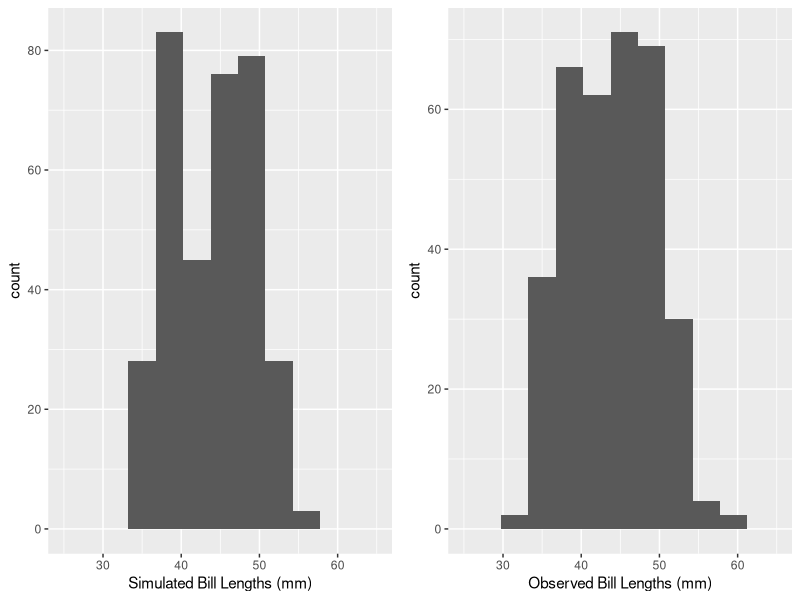
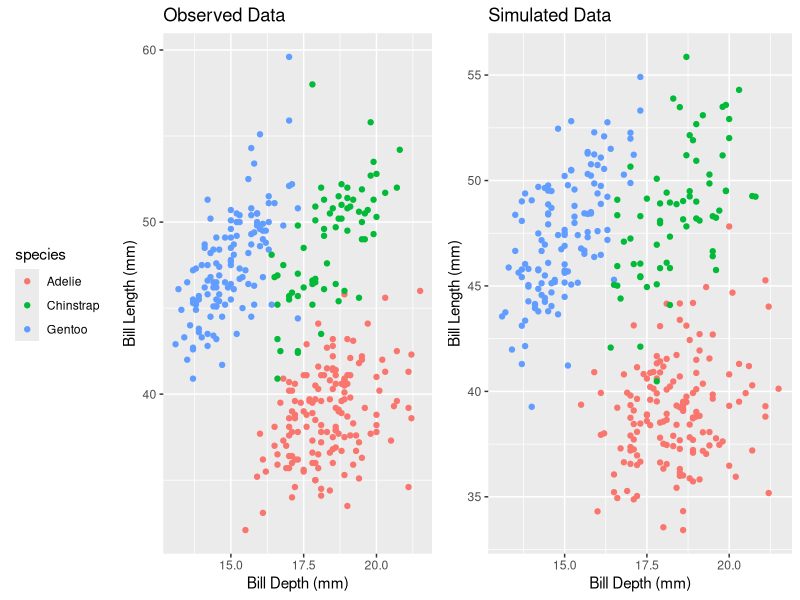
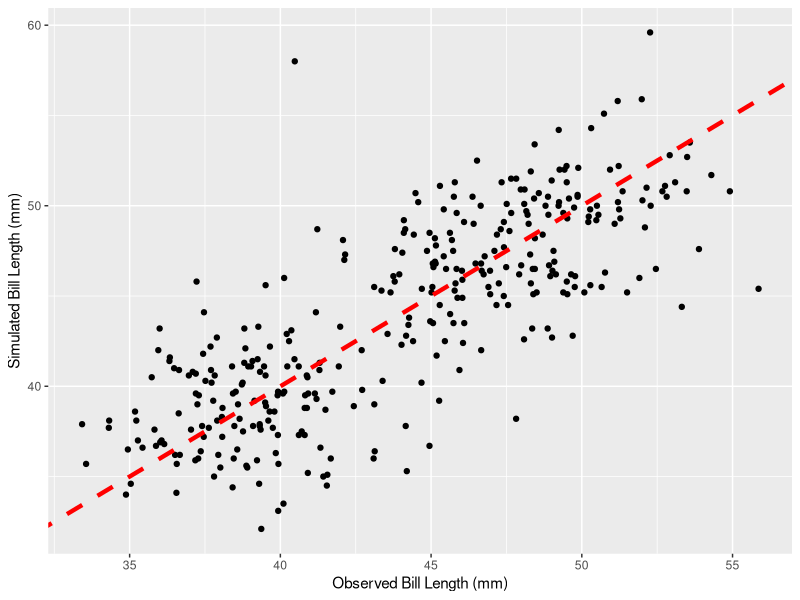
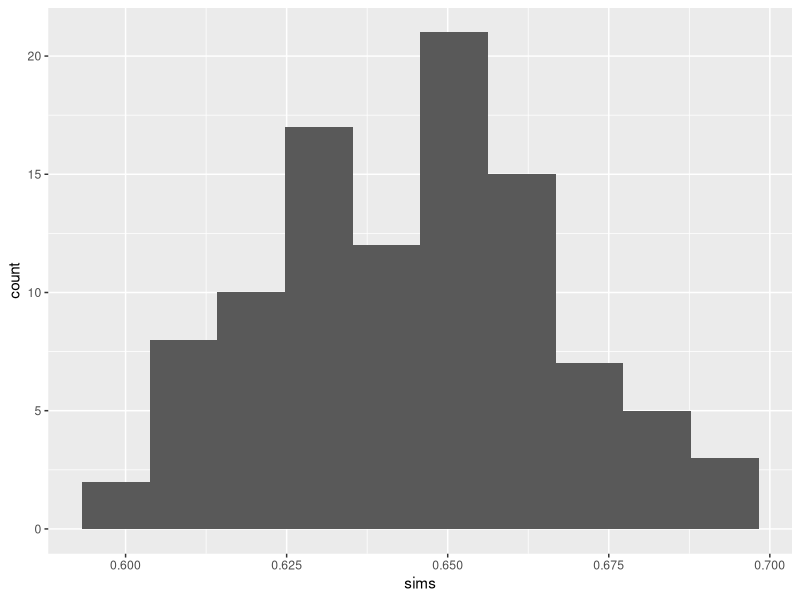

These charts were generated, in order, by the following R code:
## ---- chunk 1
knitr::opts_chunk$set(echo = TRUE, 
                      warning = FALSE, 
                      message = FALSE, 
                      fig.align = "center")

library(tidyverse)
library(gridExtra)
library(broom)

set.seed(0114)
## ---- chunk 2
library(palmerpenguins)

penguin_lm <- penguins %>% 
  lm(bill_length_mm ~ bill_depth_mm*species, data  = .)
## ---- chunk 3
penguin_predict <- predict(penguin_lm)
## ---- chunk 4
penguin_sigma <- sigma(penguin_lm)
## ---- chunk 5
noise <- function(x, mean = 0, sd){
  n <- length(x)
  new_data <- x + rnorm(n, mean, sd)
  return(new_data)
}
## ---- chunk 6
new_data <- tibble(predict_length = noise(penguin_predict, 
                                          sd = penguin_sigma)
                   )
## ---- chunk 7
pred <- new_data %>% 
  ggplot(aes(x = predict_length)) +
  geom_histogram(binwidth = 3.5) +
  labs(x = "Simulated Bill Lengths (mm)") +
  xlim(25, 65)

obs <- penguins %>% 
  ggplot(aes(x = bill_length_mm)) + 
  geom_histogram(binwidth = 3.5) + 
  labs(x = "Observed Bill Lengths (mm)") + 
  xlim(25, 65)


gridExtra::grid.arrange(pred, obs, nrow = 1)
## ---- chunk 8
new_data <- penguins %>% 
  filter(!is.na(bill_depth_mm), 
         !is.na(bill_length_mm), 
         !is.na(species)) %>% 
  select(bill_length_mm, bill_depth_mm, species) %>% 
  bind_cols(new_data)

## ---- chunk 9
pred <- new_data %>% 
  ggplot(aes(y = predict_length, x = bill_depth_mm, color = species)) + 
  geom_point() + 
   labs(title = "Simulated Data", 
       x = "Bill Depth (mm)", 
       y = "Bill Length (mm)" ) + 
  theme(legend.position = "none")

obs <- penguins %>% 
  ggplot(aes(y = bill_length_mm, x = bill_depth_mm, color = species)) + 
  geom_point() + 
  labs(title = "Observed Data", 
       x = "Bill Depth (mm)", 
       y = "Bill Length (mm)" ) + 
  theme(legend.position = "left")

gridExtra::grid.arrange(obs, pred, nrow = 1, widths = c(0.55, 0.45))
## ---- chunk 10
new_data %>% 
  ggplot(aes(x = predict_length, y = bill_length_mm)) + 
  geom_point() + 
   labs(x = "Observed Bill Length (mm)", 
       y = "Simulated Bill Length (mm)" ) + 
  geom_abline(slope = 1, intercept = 0, 
              color = "red", linetype = "dashed", lwd = 1.5)

## ---- chunk 11
new_data %>% 
  lm(bill_length_mm ~ predict_length, data = .) %>% 
  glance() %>% 
  select(r.squared) %>% 
  pull()
## ---- chunk 12
nsims <- 100

sims <- map_dfc(1:nsims,
                ~tibble(sim = noise(penguin_predict, sd = penguin_sigma))) 
## ---- chunk 13
colnames(sims) <- colnames(sims) %>% 
  str_replace(pattern = "\\.\\.\\.",
                  replace = "_")
## ---- chunk 14
sims <- penguins %>% 
  filter(!is.na(bill_depth_mm), 
         !is.na(bill_length_mm), 
         !is.na(species)) %>% 
  select(bill_length_mm) %>% 
  bind_cols(sims)
## ---- chunk 15

sim_r_sq <- sims %>% 
  map(~lm(bill_length_mm ~ .x, data = sims)) %>% 
  map(glance) %>% 
  map_dbl(~.$r.squared)
## ---- chunk 16
head(sim_r_sq)
## ---- chunk 17
sim_r_sq <- sim_r_sq[names(sim_r_sq) != "bill_length_mm"]
## ---- chunk 18
tibble(sims = sim_r_sq) %>% 
  ggplot(aes(x = sims)) + 
  geom_histogram(binwidth = 0.0105)
